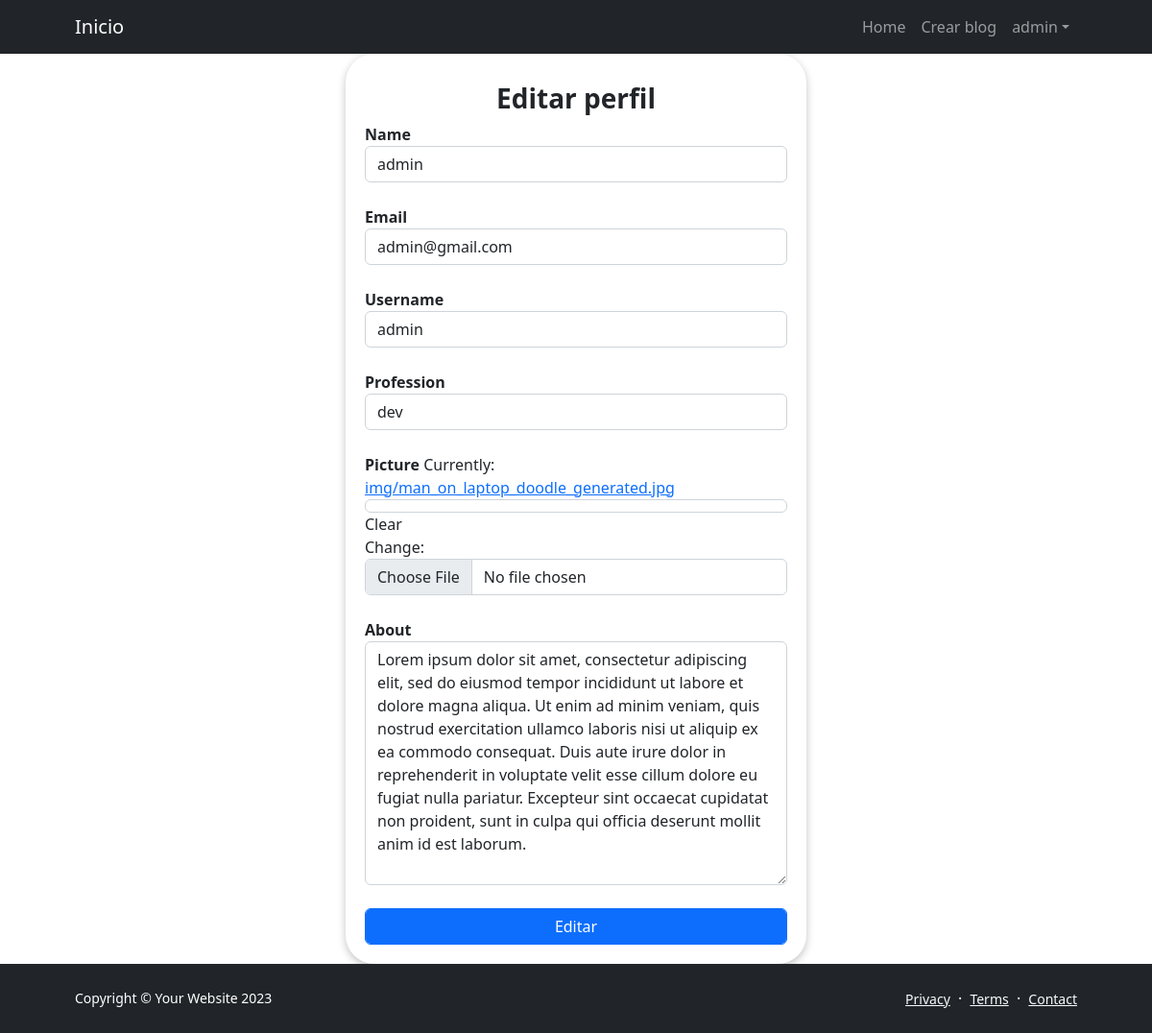
The page /updateprofile (signed in) on the database its author committed.
### userprofile/models.py (models this page shows, shortened)
class UserProfile (models.Model):
    user = models.OneToOneField(User, on_delete=models.CASCADE)
    name = models.CharField(max_length=200)
    email=models.EmailField(max_length=200)
    username= models.CharField(max_length=200)
    profession = models.CharField(max_length=200)
    picture = models.ImageField(upload_to='img', blank=True, null=True)
    about = models.TextField()
    profile_id = models.UUIDField(default=uuid.uuid4, editable=False, unique=True, primary_key=True)

### userprofile/views.py (the view)
# urls.py: path('updateprofile',  views.UpdateProfile, name = 'updateprofile'),
@login_required(login_url=login)
def UpdateProfile(request):
    profile = request.user.userprofile
    form = UpdateProfileForm(instance=profile)
    if request.method == 'POST':
        form = UpdateProfileForm(request.POST, request.FILES, instance=profile)
        if form.is_valid():
            form.save()
            messages.info(request, 'Perfil editado exitosamente')
            return redirect ('account')
    context = {'form': form}
    return render(request, 'userprofile/updateprofile.html', context)

### userprofile/forms.py
class UpdateProfileForm(ModelForm):
    class Meta:
        model = UserProfile
        exclude = ['user']

### userprofile/templates/userprofile/updateprofile.html (shortened to what this page needs)
{% extends 'base.html' %}
{% block content %}
    <div class="container" id="container">
        <h3><strong>Editar perfil</strong></h3>
        <form method="POST" enctype="multipart/form-data">
            {% for field in form %}
                <label><strong>{{ field.label }}</strong></label>
                {{field}}
                <br>
            {% endfor%}
            <input type="submit" class="btn btn-primary" value="Editar">
        </form>
    </div>
{% endblock  %}

### templates/base.html (shortened to what this page needs)
<!DOCTYPE html>
{%load static%}
<html lang="en">
    <head>
        <link href="{% static 'fontawesomefree/css/all.min.css' %}" rel="stylesheet" type="text/css">
        <link href="https://cdn.jsdelivr.net/npm/bootstrap-icons@1.5.0/font/bootstrap-icons.css" rel="stylesheet" />
        <link href="{% static 'css/styles.css' %}" rel="stylesheet" />
    </head>
    <body class="d-flex flex-column h-100">
        <main class="flex-shrink-0">
            <nav class="navbar navbar-expand-lg navbar-dark bg-dark">
                <div class="container px-5">
                    <a class="navbar-brand" href="{% url 'index' %}">Inicio</a>
                    <div class="collapse navbar-collapse" id="navbarSupportedContent">
                        <ul class="navbar-nav ms-auto mb-2 mb-lg-0">
                            <li class="nav-item"><a class="nav-link" href="index.html">Home</a></li>
                            {% if request.user.is_authenticated %}
                            <li class="nav-item"><a class="nav-link" href="{% url 'create' %}">Crear blog</a></li>
                            <li class="nav-item dropdown">
                                <a class="nav-link dropdown-toggle" id="navbarDropdownPortfolio" href="#" role="button" data-bs-toggle="dropdown" aria-expanded="false">{{request.user.username}}</a>
                            </li>
                            {% else %}
                            <li class="nav-item"><a class="nav-link" href=" {% url 'signin' %} "><button type="button" class="btn btn-outline-info">Login</button></a></li>
                            <li class="nav-item"><a class="nav-link" href=" {% url 'registration' %} "><button type="button" class="btn btn-outline-info">Signup</button></a></li>
                            {% endif %}
                        </ul>
                    </div>
                </div>
            </nav>
        {% block content %}
        {% endblock %}
        <footer class="bg-dark py-4 mt-auto">
            <div class="container px-5">
                <div class="row align-items-center justify-content-between flex-column flex-sm-row">
                    <div class="col-auto"><div class="small m-0 text-white">Copyright &copy; Your Website 2023</div></div>
                    <div class="col-auto">
                        <a class="link-light small" href="#!">Privacy</a>
                        <span class="text-white mx-1">&middot;</span>
                        <a class="link-light small" href="#!">Terms</a>
                        <span class="text-white mx-1">&middot;</span>
                        <a class="link-light small" href="#!">Contact</a>
                    </div>
                </div>
            </div>
        </footer>
    </body>
</html>

### userprofile/templates/userprofile/updateprofile.html (style rules this page uses)
#container { width: 40%; box-shadow: rgba(0, 0, 0, 0.24) 0px 3px 8px; height: auto; padding: 30px 20px 20px 20px; border-radius: 30px; margin-bottom: 20x; }
#container h3 { text-align: center; }

### rows shown on the page
UserProfile: form "admin" "admin@gmail.com" "admin" "dev" "Lorem ipsum dolor sit amet, consectetur adipiscing elit, sed do eiusmod tempor incididunt ut labore et dolore magna aliqua. Ut enim ad minim veniam, quis nostrud exercitation ullamco laboris nisi ut aliquip ex ea commodo consequat. Duis aute irure dolor in reprehenderit in voluptate velit esse cillum dolore eu fugiat nulla pariatur. Excepteur sint occaecat cupidatat non proident, sunt in culpa qui officia deserunt mollit anim id est laborum."

### other values the page prints
{{ request.user.username }} "admin"
{{ field.label }} "Name" "Email" "Username" "Profession" "Picture" "About"
